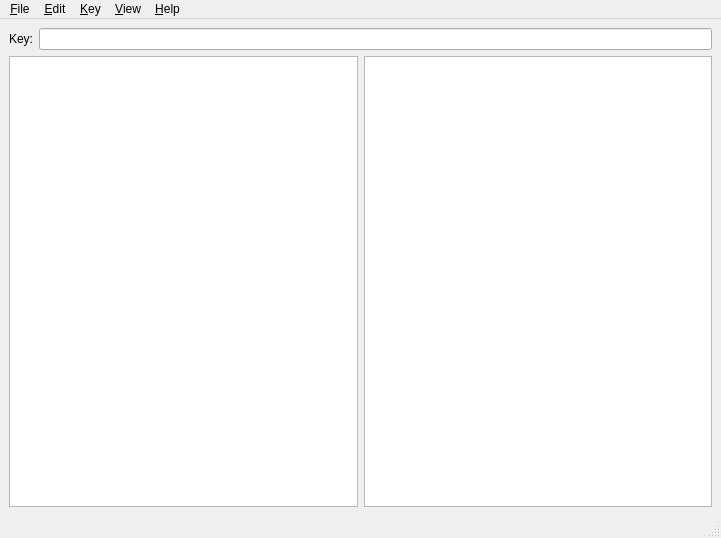
<?xml version="1.0" encoding="UTF-8"?>
<ui version="4.0">
 <class>MainWindow</class>
 <widget class="QMainWindow" name="MainWindow">
  <property name="geometry">
   <rect>
    <x>0</x>
    <y>0</y>
    <width>721</width>
    <height>538</height>
   </rect>
  </property>
  <property name="windowTitle">
   <string>CEASAR CRYPT</string>
  </property>
  <widget class="QWidget" name="centralwidget">
   <layout class="QVBoxLayout" name="verticalLayout">
    <item>
     <layout class="QHBoxLayout" name="horizontalLayout">
      <item>
       <widget class="QLabel" name="labelKey">
        <property name="text">
         <string>Key:</string>
        </property>
       </widget>
      </item>
      <item>
       <widget class="QLineEdit" name="editKey"/>
      </item>
     </layout>
    </item>
    <item>
     <layout class="QHBoxLayout" name="horizontalLayout_2">
      <item>
       <widget class="QPlainTextEdit" name="editClearText"/>
      </item>
      <item>
       <widget class="QPlainTextEdit" name="editCryptText"/>
      </item>
     </layout>
    </item>
   </layout>
  </widget>
  <widget class="QMenuBar" name="menubar">
   <property name="geometry">
    <rect>
     <x>0</x>
     <y>0</y>
     <width>721</width>
     <height>29</height>
    </rect>
   </property>
   <widget class="QMenu" name="menuFile">
    <property name="title">
     <string>&amp;File</string>
    </property>
   </widget>
   <widget class="QMenu" name="menuEdit">
    <property name="title">
     <string>&amp;Edit</string>
    </property>
   </widget>
   <widget class="QMenu" name="menuKey">
    <property name="title">
     <string>&amp;Key</string>
    </property>
   </widget>
   <widget class="QMenu" name="menuView">
    <property name="title">
     <string>&amp;View</string>
    </property>
   </widget>
   <widget class="QMenu" name="menuHelp">
    <property name="title">
     <string>&amp;Help</string>
    </property>
   </widget>
   <addaction name="menuFile"/>
   <addaction name="menuEdit"/>
   <addaction name="menuKey"/>
   <addaction name="menuView"/>
   <addaction name="menuHelp"/>
  </widget>
  <widget class="QStatusBar" name="statusbar"/>
 </widget>
 <resources/>
 <connections/>
</ui>
